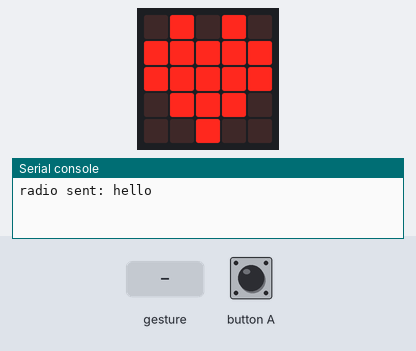
Recording of a program running on a simulated BBC micro:bit (MakeCode). Parts: the board's 5×5 LED display, the last lines printed to the serial console. The inputs (shaded band) are chosen by the test bench. No radio messages arrive unless stated (any console line starting 'radio sent:' is added by the test bench); a tilt is held for 1.5 s and a shake lasts 1 s, then the board lies face up again.

Above: at 1.8 s.
1.9 s: button A pressed for 0.15 s
At 3.1 s:
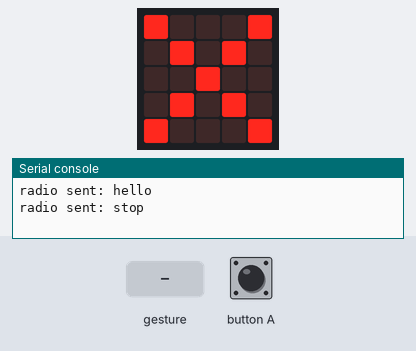
3.5 s: gesture 'tilt left'
At 4.3 s:
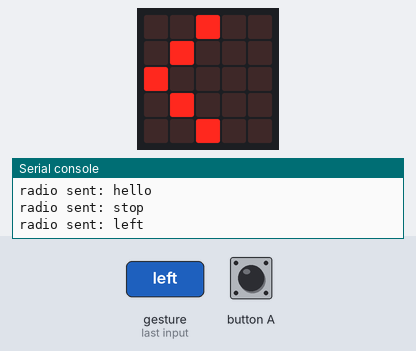
5.1 s: gesture 'tilt right'
At 5.4 s:
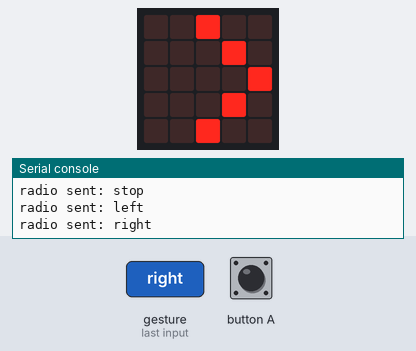
6.6 s: gesture 'logo down'
At 7.8 s:
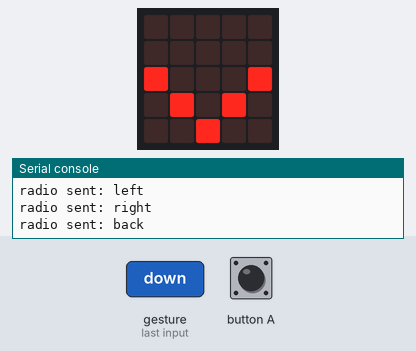
8.2 s: gesture 'logo up'
At 9.0 s:
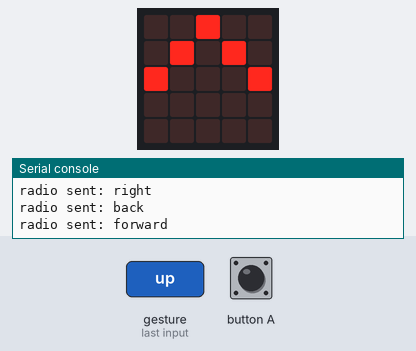
9.7 s: button A pressed for 1 s
At 10.4 s:
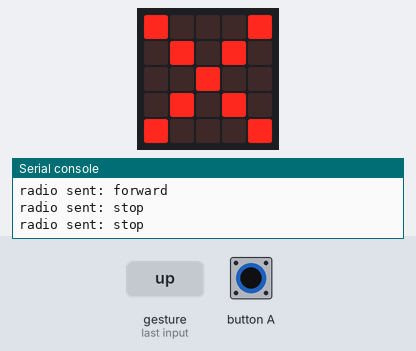
Timing chart, 0 to 12.7 s (numbered marks = the images above; inputs shaded):
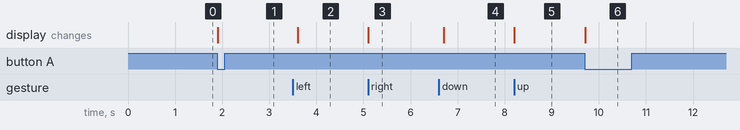

Measured:
- after the input at 1.9 s, the display: changes at once (image 1)
- after the input at 3.5 s, the display: changes after 0.10 s (image 2)
- after the input at 5.1 s, the display: changes at once (image 3)
- after the input at 6.6 s, the display: changes after 0.10 s (image 4)
- after the input at 8.2 s, the display: changes at once (image 5)
- after the input at 9.7 s, the display: changes at once (image 6)

The program:

main.ts
```typescript
input.onGesture(Gesture.TiltLeft, function () {
    radio.sendString("left")
    basic.showLeds(`
        . . # . .
        . # . . .
        # . . . .
        . # . . .
        . . # . .
        `)
})
input.onGesture(Gesture.TiltRight, function () {
    radio.sendString("right")
    basic.showLeds(`
        . . # . .
        . . . # .
        . . . . #
        . . . # .
        . . # . .
        `)
})
input.onGesture(Gesture.LogoDown, function () {
    radio.sendString("back")
    basic.showLeds(`
        . . . . .
        . . . . .
        # . . . #
        . # . # .
        . . # . .
        `)
})
input.onGesture(Gesture.LogoUp, function () {
    radio.sendString("forward")
    basic.showLeds(`
        . . # . .
        . # . # .
        # . . . #
        . . . . .
        . . . . .
        `)
})
radio.setGroup(1)
radio.sendString("hello")
basic.showIcon(IconNames.Heart)
basic.forever(function () {
    if (input.buttonIsPressed(Button.A)) {
        radio.sendString("stop")
        basic.showLeds(`
            # . . . #
            . # . # .
            . . # . .
            . # . # .
            # . . . #
            `)
    }
})
```

test.ts
```typescript
// здесь помещаются тесты; они не будут скомпилированы, пока пакет используется в качестве расширения.
```
